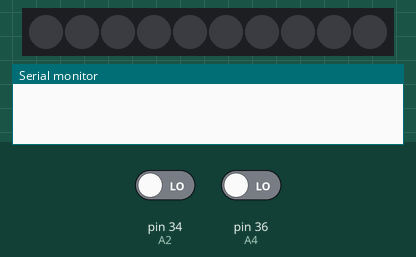
Simulated run of this sketch. Board: Arduino Mega 2560, built with avr-gcc and run on an emulated ATmega2560. Parts: 10 RGB LEDs in strip order, left to right, the last lines printed to the serial monitor. The inputs (shaded band) are chosen by the test bench; at power-on: pin 34 (A2) LOW, pin 36 (A4) LOW.

Above: at 1.2 s.
1.3 s: pin 34 (A2) driven HIGH
At 3.4 s:
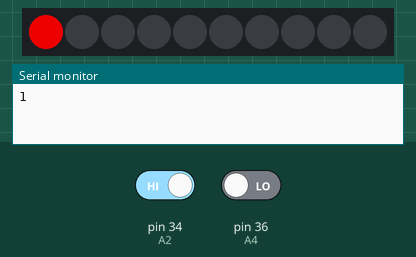
4.3 s: pin 36 (A4) driven HIGH
At 6.4 s:
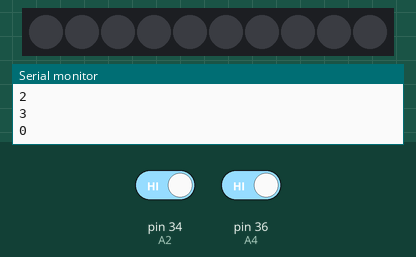
7.3 s: pin 36 (A4) driven LOW
At 10.5 s:
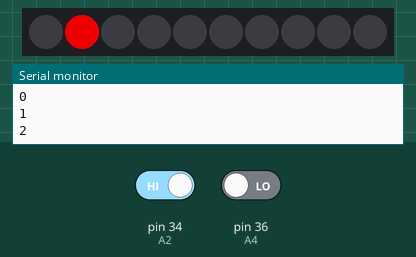
Timing chart, 0 to 12.0 s (numbered marks = the images above; inputs shaded):
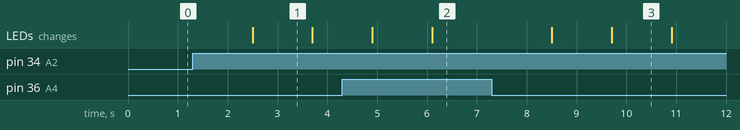

The sketch:

barre_de_led.ino
```cpp
#include <Adafruit_NeoPixel.h>
#ifdef __AVR__
 #include <avr/power.h> // Required for 16 MHz Adafruit Trinket
#endif
#include "FeatherShieldPinouts.h"
Adafruit_NeoPixel strip(10, D2, NEO_GRB + NEO_KHZ800);
int start = 0;

void setup() {
  // put your setup code here, to run once:
  strip.begin(); // Initialize NeoPixel strip object (REQUIRED)
  strip.show();  // Initialize all pixels to 'off'
  Serial.begin(115000) ;
  pinMode(A2, INPUT);
  pinMode(A4, INPUT);
}
int i = 0;
void loop() {
  if (digitalRead(A2)== HIGH){
  start+=1;
  delay(100);
  }
  if (digitalRead(A4)== HIGH and start%2==0){
  i=0;
  }
  if (start%2==1){
    i++;
    strip.setPixelColor(0, strip.Color(0,0,0));
    strip.setPixelColor(1, strip.Color(0,0,0));
    strip.setPixelColor(2, strip.Color(0,0,0));
    strip.setPixelColor(3, strip.Color(0,0,0));
    strip.setPixelColor(4, strip.Color(0,0,0));
    strip.setPixelColor(5, strip.Color(0,0,0));
    strip.setPixelColor(6, strip.Color(0,0,0));
    strip.setPixelColor(7, strip.Color(0,0,0));
    strip.setPixelColor(8, strip.Color(0,0,0));
    strip.setPixelColor(9, strip.Color(0,0,0));

    if (digitalRead(A2)== HIGH){
      start+=1;
      delay(100);
    }
    if (digitalRead(A4)== HIGH and start%2==0){
      i=0;
     }

    int tmp=i;
    delay(1000);
    Serial.println(tmp) ;
    int cpt=0;
    while (tmp>0){
      if (tmp%2==1){
        strip.setPixelColor(cpt, strip.Color(200,0,0));
      }
      else{
        strip.setPixelColor(cpt, strip.Color(0,0,0));
      }
      cpt++;
      tmp=tmp>>1;
    }
    strip.show();
  }
}
```

FeatherShieldPinouts.h
```cpp
#define A0 26
#define A1 25
#define A2 34
#define A3 39
#define A4 36
#define A5 4
#define D2 14
#define D3 32
#define D4 15
#define D5 33
#define RX RX
#define TX TX
#define SCL 22
#define SDA 23
#define LED_BUILTIN 13
```

Measured:
- after the input at 1.3 s, the LEDs: change after 1.2 s (image 1)
- after the input at 4.3 s, the LEDs: first differ from a run without the input after 1.8 s (image 2)
- after the input at 7.3 s, the LEDs: first change after 1.2 s (image 3 shows a later state)
- what the display in image 1 shows lasts 1.2 s, from 2.5 s to 3.7 s
